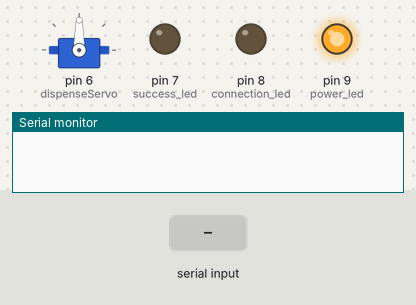
This sketch was run on a simulated Arduino Uno, built with avr-gcc and run on an emulated ATmega328P. Shown: servo, output pins drawn as LEDs (lit = HIGH), the last lines printed to the serial monitor. The inputs (shaded band) are chosen by the test bench.

Above: at 1.2 s.
1.3 s: "1" received over the second serial link
At 3.3 s:
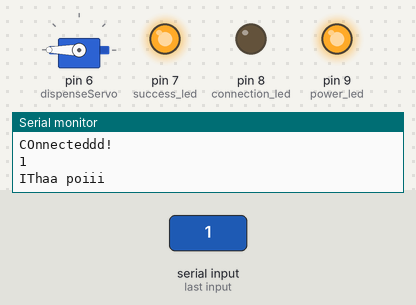
Timing chart, 0 to 5.3 s (numbered marks = the images above; inputs shaded):
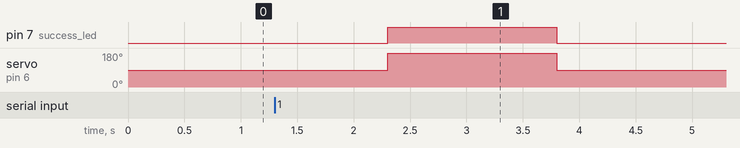

The sketch:

project_residue.ino
```cpp
#include <SoftwareSerial.h> // TX RX software library for bluetooth
#include <Servo.h> // servo library

Servo dispenseServo;

int bluetoothTx = 10; // bluetooth tx to 10 pin
int bluetoothRx = 11; // bluetooth rx to 11 pin

SoftwareSerial bluetooth(bluetoothTx, bluetoothRx);

const int power_led = 9;
const int connection_led = 8;
const int success_led = 7;
const int put_trash_push_button = 2;

int is_connected = 0;
int buttonState = 0;          //variables for reading the pushbutton status

String incoming_Val;

void setup() {
  dispenseServo.attach(6);
  dispenseServo.write(90);
  Serial.begin(9600);// serial monitor stuff
  bluetooth.begin(9600); // Bluetooth connection

  pinMode(power_led, OUTPUT);
  pinMode(connection_led, OUTPUT);
  pinMode(success_led, OUTPUT);

  pinMode(put_trash_push_button, INPUT);
  digitalWrite(put_trash_push_button, HIGH);

  digitalWrite(power_led, HIGH);
}

void loop() {
  if (bluetooth.available()){
    Serial.println("COnnecteddd!");
    incoming_Val = bluetooth.readString();
    Serial.println(incoming_Val);
    if(incoming_Val == "1"){
      Serial.println("IThaa poiii");
      dispenseServo.write(180);
      digitalWrite(success_led, HIGH);
      delay(1500);
      dispenseServo.write(90);
      digitalWrite(success_led, LOW);
    }
  }
  // buttonState = digitalRead(put_trash_push_button); //read the state of the pushbutton value
  //   if (buttonState == LOW){
  //     Serial.println("Button pressed");
  //     dispenseServo.write(180);
  //     digitalWrite(success_led, HIGH);
  //     bluetooth.write("+1");
  //     delay(1500);
  //     digitalWrite(success_led, LOW);
  //     dispenseServo.write(90);
  //   }


}
```

Measured:
- after the input at 1.3 s, pin 7 (success_led): LOW → HIGH after 1.0 s, → LOW 1.5 s later; servo on pin 6 (dispenseServo): 90° → 180° after 1.0 s, → 90° 1.5 s later
